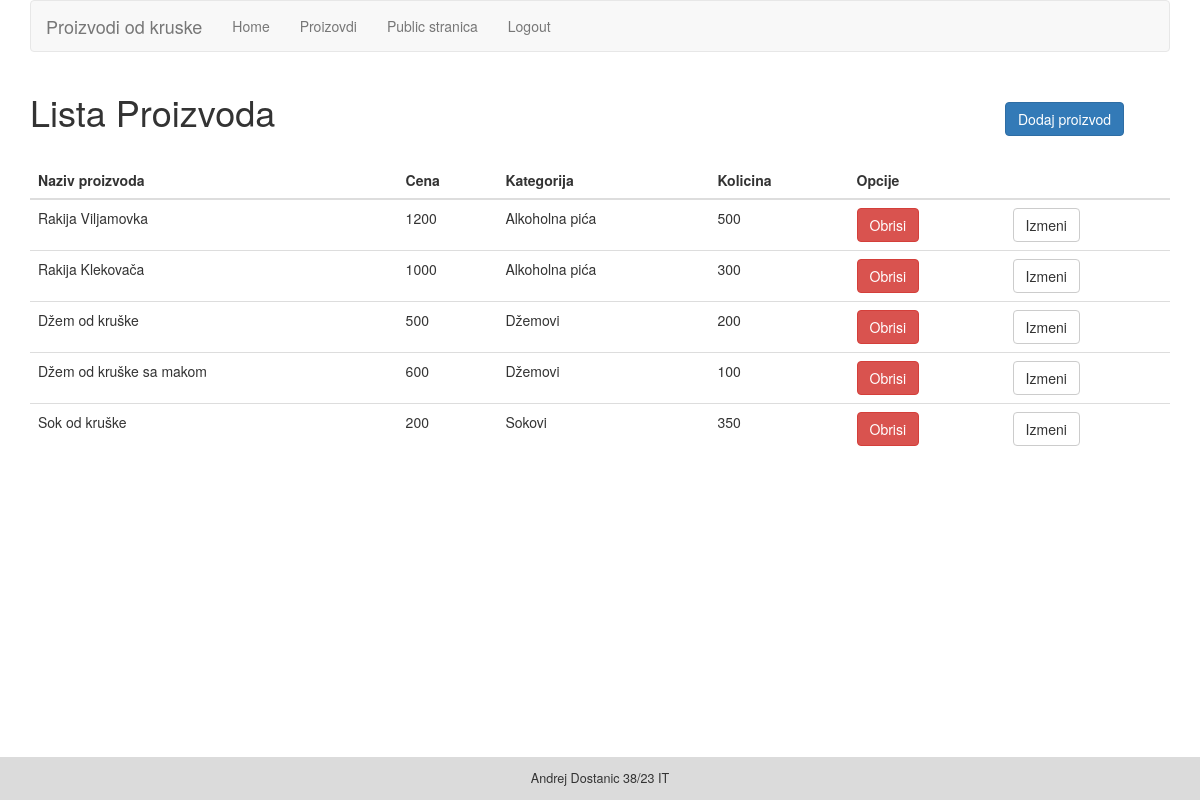
/admin/products/product_list.php, run on the app's committed database.
### tables this page shows
CREATE TABLE `products` (
  `id` int(11) NOT NULL,
  `naziv` varchar(30) NOT NULL,
  `cena` decimal(10,0) NOT NULL,
  `categories_id` int(11) NOT NULL,
  `opis` text NOT NULL,
  `kolicina` int(11) NOT NULL,
  `istaknuto` tinyint(1) DEFAULT NULL,
  `slika` longblob NOT NULL
);

CREATE TABLE `categories` (
  `id` int(11) NOT NULL,
  `naziv` varchar(30) NOT NULL
);

### admin/products/product_list.php (the view, shortened to what this page needs)
<?php
include "admin_moduls/head.php";
include "admin_moduls/mainnav.php";
$products = $pdo->query(
    "select products.*, categories.naziv as `category`
    from products
    join categories on
    categories.id = products.categories_id
    "
    )->fetchAll();
?>
<div class="row">
    <div class="col-md-10">
        <h1>Lista Proizvoda</h1> <br>
    </div>
    <div class="col-md-2">
        <a style="margin-top: 30px;" href="products/product_create.php" class="btn btn-primary">Dodaj proizvod</a>
    </div>
</div>
<table class="table">
    <thead>
        <tr>
            <th>Naziv proizvoda</th>
            <th>Cena</th>
            <th>Kategorija</th>
            <th>Kolicina</th>
            <th colspan="2">Opcije</th>
        </tr>
    </thead>
    <tbody>
        <?php foreach($products as $product) { ?>
            <tr>
                <td><?= $product['naziv'] ?></td>
                <td><?= $product['cena'] ?></td>
                <td><?= $product['category'] ?></td>
                <td><?= $product['kolicina'] ?></td>
                <td>
                    <a href="products/product_delete.php?id=<?= $product['id'] ?>" class="btn btn-danger">Obrisi</a>
                </td>
                <td>
                    <a href="products/product_edit.php?id=<?= $product['id'] ?>" class="btn btn-default">Izmeni</a>
                </td>
            </tr>
        <?php } ?>
    </tbody>
</table>
<?php include "admin_moduls/foot.php"; ?>

### admin/admin_moduls/head.php (shortened to what this page needs)
<!DOCTYPE html>
<html lang="en">
<head>
  <link rel="stylesheet" href="https://maxcdn.bootstrapcdn.com/bootstrap/3.4.1/css/bootstrap.min.css">
</head>
<body>
<div class="container">

### admin/admin_moduls/mainnav.php
<nav class="navbar navbar-default">
  <div class="container-fluid">
    <div class="navbar-header">
      <a class="navbar-brand" href="index.php">Proizvodi od kruske</a>
    </div>
    <ul class="nav navbar-nav">
      <li><a href="index.php">Home</a></li>
      <li><a href="proizvodi.php">Proizovdi</a></li>
      <li><a href="../index.php">Public stranica</a></li>
      <li><a href="logout.php">Logout</a></li>
    </ul>
  </div>
</nav>

### admin/admin_moduls/foot.php
</div>
<footer style="background-color:#DBDBDB; font-size:90%; text-align:center; padding:1em; position:fixed; bottom:0; width: 100%;">Andrej Dostanic 38/23 IT
</footer>
</body>
</html>

### data on the page
products: naziv "Rakija Viljamovka", cena "1200", categories.naziv "Alkoholna pića", kolicina "500"
products: naziv "Rakija Klekovača", cena "1000", categories.naziv "Alkoholna pića", kolicina "300"
products: naziv "Džem od kruške", cena "500", categories.naziv "Džemovi", kolicina "200"
products: naziv "Džem od kruške sa makom", cena "600", categories.naziv "Džemovi", kolicina "100"
products: naziv "Sok od kruške", cena "200", categories.naziv "Sokovi", kolicina "350"
